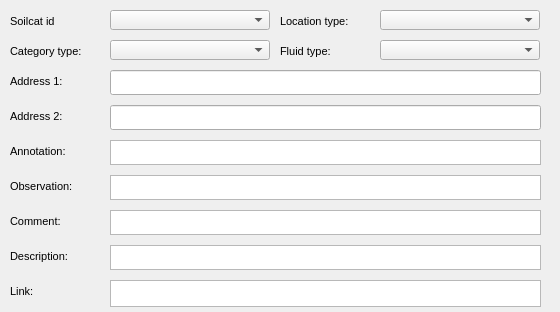
     <widget class="QWidget" name="Additionalinformation">
      <property name="geometry">
       <rect>
        <x>0</x>
        <y>0</y>
        <width>560</width>
        <height>312</height>
       </rect>
      </property>
      <attribute name="label">
       <string>Additional information</string>
      </attribute>
      <widget class="QTextEdit" name="hydrant_descript">
       <property name="geometry">
        <rect>
         <x>110</x>
         <y>245</y>
         <width>431</width>
         <height>25</height>
        </rect>
       </property>
      </widget>
      <widget class="QTextEdit" name="hydrant_link">
       <property name="geometry">
        <rect>
         <x>110</x>
         <y>280</y>
         <width>431</width>
         <height>27</height>
        </rect>
       </property>
      </widget>
      <widget class="QLabel" name="label_hydrant_descript">
       <property name="geometry">
        <rect>
         <x>10</x>
         <y>245</y>
         <width>91</width>
         <height>22</height>
        </rect>
       </property>
       <property name="font">
        <font>
         <pointsize>8</pointsize>
        </font>
       </property>
       <property name="frameShape">
        <enum>QFrame::NoFrame</enum>
       </property>
       <property name="frameShadow">
        <enum>QFrame::Plain</enum>
       </property>
       <property name="text">
        <string>Description:</string>
       </property>
       <property name="textFormat">
        <enum>Qt::AutoText</enum>
       </property>
       <property name="scaledContents">
        <bool>false</bool>
       </property>
       <property name="alignment">
        <set>Qt::AlignLeading|Qt::AlignLeft|Qt::AlignVCenter</set>
       </property>
       <property name="margin">
        <number>3</number>
       </property>
      </widget>
      <widget class="QLabel" name="label_hydrant_link">
       <property name="geometry">
        <rect>
         <x>10</x>
         <y>280</y>
         <width>90</width>
         <height>22</height>
        </rect>
       </property>
       <property name="font">
        <font>
         <pointsize>8</pointsize>
        </font>
       </property>
       <property name="frameShape">
        <enum>QFrame::NoFrame</enum>
       </property>
       <property name="frameShadow">
        <enum>QFrame::Plain</enum>
       </property>
       <property name="text">
        <string>Link:</string>
       </property>
       <property name="textFormat">
        <enum>Qt::AutoText</enum>
       </property>
       <property name="scaledContents">
        <bool>false</bool>
       </property>
       <property name="alignment">
        <set>Qt::AlignLeading|Qt::AlignLeft|Qt::AlignVCenter</set>
       </property>
       <property name="margin">
        <number>3</number>
       </property>
      </widget>
      <widget class="QTextEdit" name="hydrant_observ">
       <property name="geometry">
        <rect>
         <x>110</x>
         <y>175</y>
         <width>431</width>
         <height>25</height>
        </rect>
       </property>
      </widget>
      <widget class="QTextEdit" name="hydrant_comment">
       <property name="geometry">
        <rect>
         <x>110</x>
         <y>210</y>
         <width>431</width>
         <height>25</height>
        </rect>
       </property>
       <property name="frameShadow">
        <enum>QFrame::Sunken</enum>
       </property>
       <property name="lineWidth">
        <number>1</number>
       </property>
      </widget>
      <widget class="QTextEdit" name="hydrant_annotation">
       <property name="geometry">
        <rect>
         <x>110</x>
         <y>140</y>
         <width>431</width>
         <height>25</height>
        </rect>
       </property>
       <property name="frameShape">
        <enum>QFrame::StyledPanel</enum>
       </property>
       <property name="frameShadow">
        <enum>QFrame::Raised</enum>
       </property>
      </widget>
      <widget class="QComboBox" name="hydrant_category_type">
       <property name="geometry">
        <rect>
         <x>110</x>
         <y>40</y>
         <width>160</width>
         <height>20</height>
        </rect>
       </property>
      </widget>
      <widget class="QComboBox" name="hydrant_location_type">
       <property name="geometry">
        <rect>
         <x>380</x>
         <y>10</y>
         <width>160</width>
         <height>20</height>
        </rect>
       </property>
      </widget>
      <widget class="QComboBox" name="hydrant_soilcat_id">
       <property name="geometry">
        <rect>
         <x>110</x>
         <y>10</y>
         <width>160</width>
         <height>20</height>
        </rect>
       </property>
      </widget>
      <widget class="QComboBox" name="hydrant_fluid_type">
       <property name="geometry">
        <rect>
         <x>380</x>
         <y>40</y>
         <width>160</width>
         <height>20</height>
        </rect>
       </property>
      </widget>
      <widget class="QLineEdit" name="hydrant_adress_01">
       <property name="geometry">
        <rect>
         <x>110</x>
         <y>70</y>
         <width>431</width>
         <height>25</height>
        </rect>
       </property>
       <property name="echoMode">
        <enum>QLineEdit::Normal</enum>
       </property>
      </widget>
      <widget class="QLineEdit" name="hydrant_adress_02">
       <property name="geometry">
        <rect>
         <x>110</x>
         <y>105</y>
         <width>431</width>
         <height>25</height>
        </rect>
       </property>
      </widget>
      <widget class="QLabel" name="label_hydrant_soilcat_id">
       <property name="geometry">
        <rect>
         <x>10</x>
         <y>10</y>
         <width>90</width>
         <height>22</height>
        </rect>
       </property>
       <property name="font">
        <font>
         <pointsize>8</pointsize>
        </font>
       </property>
       <property name="frameShape">
        <enum>QFrame::NoFrame</enum>
       </property>
       <property name="frameShadow">
        <enum>QFrame::Plain</enum>
       </property>
       <property name="text">
        <string>Soilcat id</string>
       </property>
       <property name="textFormat">
        <enum>Qt::AutoText</enum>
       </property>
       <property name="scaledContents">
        <bool>false</bool>
       </property>
       <property name="alignment">
        <set>Qt::AlignLeading|Qt::AlignLeft|Qt::AlignVCenter</set>
       </property>
       <property name="margin">
        <number>3</number>
       </property>
      </widget>
      <widget class="QLabel" name="label_hydrant_category_type">
       <property name="geometry">
        <rect>
         <x>10</x>
         <y>40</y>
         <width>90</width>
         <height>22</height>
        </rect>
       </property>
       <property name="font">
        <font>
         <pointsize>8</pointsize>
        </font>
       </property>
       <property name="frameShape">
        <enum>QFrame::NoFrame</enum>
       </property>
       <property name="frameShadow">
        <enum>QFrame::Plain</enum>
       </property>
       <property name="text">
        <string>Category type:</string>
       </property>
       <property name="textFormat">
        <enum>Qt::AutoText</enum>
       </property>
       <property name="scaledContents">
        <bool>false</bool>
       </property>
       <property name="alignment">
        <set>Qt::AlignLeading|Qt::AlignLeft|Qt::AlignVCenter</set>
       </property>
       <property name="margin">
        <number>3</number>
       </property>
      </widget>
      <widget class="QLabel" name="label_hydrant_location_type">
       <property name="geometry">
        <rect>
         <x>280</x>
         <y>10</y>
         <width>90</width>
         <height>22</height>
        </rect>
       </property>
       <property name="font">
        <font>
         <pointsize>8</pointsize>
        </font>
       </property>
       <property name="frameShape">
        <enum>QFrame::NoFrame</enum>
       </property>
       <property name="frameShadow">
        <enum>QFrame::Plain</enum>
       </property>
       <property name="text">
        <string>Location type:</string>
       </property>
       <property name="textFormat">
        <enum>Qt::AutoText</enum>
       </property>
       <property name="scaledContents">
        <bool>false</bool>
       </property>
       <property name="alignment">
        <set>Qt::AlignLeading|Qt::AlignLeft|Qt::AlignVCenter</set>
       </property>
       <property name="margin">
        <number>3</number>
       </property>
      </widget>
      <widget class="QLabel" name="label_hydrant_fluid_type">
       <property name="geometry">
        <rect>
         <x>280</x>
         <y>40</y>
         <width>90</width>
         <height>22</height>
        </rect>
       </property>
       <property name="font">
        <font>
         <pointsize>8</pointsize>
        </font>
       </property>
       <property name="frameShape">
        <enum>QFrame::NoFrame</enum>
       </property>
       <property name="frameShadow">
        <enum>QFrame::Plain</enum>
       </property>
       <property name="text">
        <string>Fluid type:</string>
       </property>
       <property name="textFormat">
        <enum>Qt::AutoText</enum>
       </property>
       <property name="scaledContents">
        <bool>false</bool>
       </property>
       <property name="alignment">
        <set>Qt::AlignLeading|Qt::AlignLeft|Qt::AlignVCenter</set>
       </property>
       <property name="margin">
        <number>3</number>
       </property>
      </widget>
      <widget class="QLabel" name="label_hydrant_adress_01">
       <property name="geometry">
        <rect>
         <x>10</x>
         <y>70</y>
         <width>90</width>
         <height>22</height>
        </rect>
       </property>
       <property name="font">
        <font>
         <pointsize>8</pointsize>
        </font>
       </property>
       <property name="frameShape">
        <enum>QFrame::NoFrame</enum>
       </property>
       <property name="frameShadow">
        <enum>QFrame::Plain</enum>
       </property>
       <property name="text">
        <string>Address 1:</string>
       </property>
       <property name="textFormat">
        <enum>Qt::AutoText</enum>
       </property>
       <property name="scaledContents">
        <bool>false</bool>
       </property>
       <property name="alignment">
        <set>Qt::AlignLeading|Qt::AlignLeft|Qt::AlignVCenter</set>
       </property>
       <property name="margin">
        <number>3</number>
       </property>
      </widget>
      <widget class="QLabel" name="label_hydrant_adress_02">
       <property name="geometry">
        <rect>
         <x>10</x>
         <y>105</y>
         <width>90</width>
         <height>22</height>
        </rect>
       </property>
       <property name="font">
        <font>
         <pointsize>8</pointsize>
        </font>
       </property>
       <property name="frameShape">
        <enum>QFrame::NoFrame</enum>
       </property>
       <property name="frameShadow">
        <enum>QFrame::Plain</enum>
       </property>
       <property name="text">
        <string>Address 2:</string>
       </property>
       <property name="textFormat">
        <enum>Qt::AutoText</enum>
       </property>
       <property name="scaledContents">
        <bool>false</bool>
       </property>
       <property name="alignment">
        <set>Qt::AlignLeading|Qt::AlignLeft|Qt::AlignVCenter</set>
       </property>
       <property name="margin">
        <number>3</number>
       </property>
      </widget>
      <widget class="QLabel" name="label_hydrant_annotation">
       <property name="geometry">
        <rect>
         <x>10</x>
         <y>140</y>
         <width>90</width>
         <height>22</height>
        </rect>
       </property>
       <property name="font">
        <font>
         <pointsize>8</pointsize>
        </font>
       </property>
       <property name="frameShape">
        <enum>QFrame::NoFrame</enum>
       </property>
       <property name="frameShadow">
        <enum>QFrame::Plain</enum>
       </property>
       <property name="text">
        <string>Annotation:</string>
       </property>
       <property name="textFormat">
        <enum>Qt::AutoText</enum>
       </property>
       <property name="scaledContents">
        <bool>false</bool>
       </property>
       <property name="alignment">
        <set>Qt::AlignLeading|Qt::AlignLeft|Qt::AlignVCenter</set>
       </property>
       <property name="margin">
        <number>3</number>
       </property>
      </widget>
      <widget class="QLabel" name="label_hydrant_observ">
       <property name="geometry">
        <rect>
         <x>10</x>
         <y>175</y>
         <width>90</width>
         <height>22</height>
        </rect>
       </property>
       <property name="font">
        <font>
         <pointsize>8</pointsize>
        </font>
       </property>
       <property name="frameShape">
        <enum>QFrame::NoFrame</enum>
       </property>
       <property name="frameShadow">
        <enum>QFrame::Plain</enum>
       </property>
       <property name="text">
        <string>Observation:</string>
       </property>
       <property name="textFormat">
        <enum>Qt::AutoText</enum>
       </property>
       <property name="scaledContents">
        <bool>false</bool>
       </property>
       <property name="alignment">
        <set>Qt::AlignLeading|Qt::AlignLeft|Qt::AlignVCenter</set>
       </property>
       <property name="margin">
        <number>3</number>
       </property>
      </widget>
      <widget class="QLabel" name="label_hydrant_comment">
       <property name="geometry">
        <rect>
         <x>10</x>
         <y>210</y>
         <width>90</width>
         <height>22</height>
        </rect>
       </property>
       <property name="font">
        <font>
         <pointsize>8</pointsize>
        </font>
       </property>
       <property name="frameShape">
        <enum>QFrame::NoFrame</enum>
       </property>
       <property name="frameShadow">
        <enum>QFrame::Plain</enum>
       </property>
       <property name="text">
        <string>Comment:</string>
       </property>
       <property name="textFormat">
        <enum>Qt::AutoText</enum>
       </property>
       <property name="scaledContents">
        <bool>false</bool>
       </property>
       <property name="alignment">
        <set>Qt::AlignLeading|Qt::AlignLeft|Qt::AlignVCenter</set>
       </property>
       <property name="margin">
        <number>3</number>
       </property>
      </widget>
     </widget>
